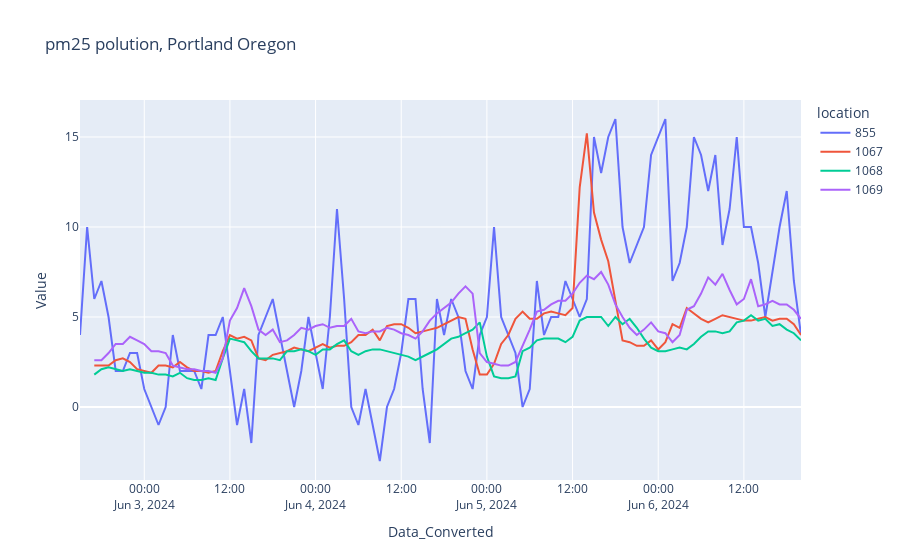

The code cell stored with this chart in its notebook:
### Markdown cell above
### Timeseries

### Code cell
timeseries_plot = px.line(combined_df, x = 'Data_Converted', y = 'Value', color='location',
                                title = "pm25 polution, Portland Oregon")
timeseries_plot.show()
